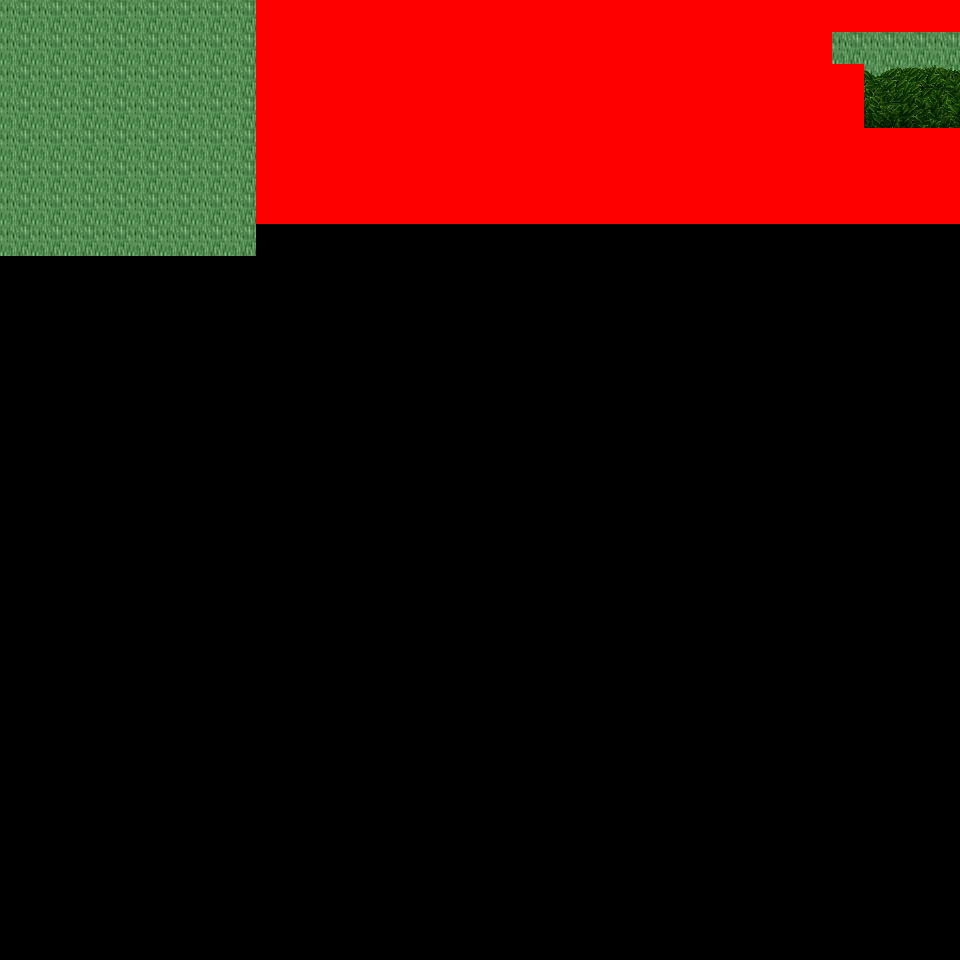

A 2D game scene composited from a Tiled map and its tileset images. What follows is a short description and the map's XML, with each tile layer's data collapsed to a summary:
An orthogonal 30x30 tile map with 32x32 px tiles, 6 tile layers (Ground, Object, Object2, Above, ...), 24 tilesets and 2 objects (2x mapExit).

<map version="1.0" orientation="orthogonal" renderorder="right-down" width="30" height="30" tilewidth="32" tileheight="32" nextobjectid="3">
  <tileset firstgid="1" name="tileset_logic_collision" tilewidth="32" tileheight="32" tilecount="1" columns="1">
    <image source="../drawable/tileset_logic_collision.png" width="32" height="32" />
  </tileset>
  <tileset firstgid="2" name="tileset_ground_ground" tilewidth="32" tileheight="32" tilecount="33" columns="3">
    <image source="../drawable/tileset_ground_ground.png" width="96" height="352" />
  </tileset>
  <tileset firstgid="35" name="tileset_plant_tree_tree_darkgreen" tilewidth="32" tileheight="32" tilecount="88" columns="8">
    <image source="../drawable/tileset_plant_tree_tree_darkgreen.png" width="256" height="352" />
  </tileset>
  <tileset firstgid="123" name="tileset_logic_item_resources" tilewidth="32" tileheight="32" tilecount="6" columns="6">
    <image source="../drawable/tileset_logic_item_resources.png" width="192" height="32" />
  </tileset>
  <tileset firstgid="129" name="tileset_logic_creature_animal" tilewidth="32" tileheight="32" tilecount="32" columns="8">
    <image source="../drawable/tileset_logic_creature_animal.png" width="256" height="128" />
  </tileset>
  <tileset firstgid="161" name="tileset_plant_flower_daisy_blue" tilewidth="32" tileheight="32" tilecount="8" columns="2">
    <image source="../drawable/tileset_plant_flower_daisy_blue.png" width="64" height="128" />
  </tileset>
  <tileset firstgid="169" name="tileset_plant_flower_daisy_red" tilewidth="32" tileheight="32" tilecount="8" columns="2">
    <image source="../drawable/tileset_plant_flower_daisy_red.png" width="64" height="128" />
  </tileset>
  <tileset firstgid="177" name="tileset_plant_flower_daisy_white" tilewidth="32" tileheight="32" tilecount="8" columns="2">
    <image source="../drawable/tileset_plant_flower_daisy_white.png" width="64" height="128" />
  </tileset>
  <tileset firstgid="185" name="tileset_plant_flower_daisy_yellow" tilewidth="32" tileheight="32" tilecount="8" columns="2">
    <image source="../drawable/tileset_plant_flower_daisy_yellow.png" width="64" height="128" />
  </tileset>
  <tileset firstgid="193" name="tileset_building_thatched_roof_cottage2" tilewidth="32" tileheight="32" tilecount="20" columns="4">
    <image source="../drawable/tileset_building_thatched_roof_cottage2.png" width="128" height="160" />
  </tileset>
  <tileset firstgid="213" name="tileset_building_thatched_roof_cottage1" tilewidth="32" tileheight="32" tilecount="20" columns="4">
    <image source="../drawable/tileset_building_thatched_roof_cottage1.png" width="128" height="160" />
  </tileset>
  <tileset firstgid="233" name="tileset_logic_creature_elemental" tilewidth="32" tileheight="32" tilecount="16" columns="8">
    <image source="../drawable/tileset_logic_creature_elemental.png" width="256" height="64" />
  </tileset>
  <tileset firstgid="249" name="tileset_item_campfires" tilewidth="32" tileheight="32" tilecount="2" columns="2">
    <image source="../drawable/tileset_item_campfires.png" width="64" height="32" />
  </tileset>
  <tileset firstgid="251" name="tileset_furniture_light_flames" tilewidth="32" tileheight="32" tilecount="6" columns="6">
    <image source="../drawable/tileset_furniture_light_flames.png" width="192" height="32" />
  </tileset>
  <tileset firstgid="257" name="tileset_item_firewood" tilewidth="32" tileheight="32" tilecount="12" columns="3">
    <image source="../drawable/tileset_item_firewood.png" width="96" height="128" />
  </tileset>
  <tileset firstgid="269" name="tileset_plant_flower_bulbs" tilewidth="32" tileheight="32" tilecount="4" columns="1">
    <image source="../drawable/tileset_plant_flower_bulbs.png" width="32" height="128" />
  </tileset>
  <tileset firstgid="273" name="tileset_ground_grass_corners" tilewidth="32" tileheight="32" tilecount="24" columns="6">
    <image source="../drawable/tileset_ground_grass_corners.png" width="192" height="128" />
  </tileset>
  <tileset firstgid="297" name="tileset_ground_grass_edges" tilewidth="32" tileheight="32" tilecount="36" columns="12">
    <image source="../drawable/tileset_ground_grass_edges.png" width="384" height="96" />
  </tileset>
  <tileset firstgid="333" name="tileset_light_dim_yellow_light_5x5" tilewidth="32" tileheight="32" tilecount="25" columns="5">
    <image source="../drawable/tileset_light_dim_yellow_light_5x5.png" width="160" height="160" />
  </tileset>
  <tileset firstgid="358" name="tileset_plant_tree_fall_trees" tilewidth="32" tileheight="32" tilecount="40" columns="8">
    <image source="../drawable/tileset_plant_tree_fall_trees.png" width="256" height="160" />
  </tileset>
  <tileset firstgid="398" name="tileset_plant_leaves" tilewidth="32" tileheight="32" tilecount="8" columns="4">
    <image source="../drawable/tileset_plant_leaves.png" width="128" height="64" />
  </tileset>
  <tileset firstgid="406" name="tileset_ground_grass_2" tilewidth="32" tileheight="32" tilecount="21" columns="3">
    <image source="../drawable/tileset_ground_grass_2.png" width="96" height="224" />
  </tileset>
  <tileset firstgid="427" name="tileset_ground_rock_pebbles" tilewidth="32" tileheight="32" tilecount="3" columns="1">
    <image source="../drawable/tileset_ground_rock_pebbles.png" width="32" height="96" />
  </tileset>
  <tileset firstgid="430" name="tileset_logic_creature_fowl" tilewidth="32" tileheight="32" tilecount="6" columns="6">
    <image source="../drawable/tileset_logic_creature_fowl.png" width="192" height="32" />
  </tileset>
  <layer name="Ground" width="30" height="30">
    <data>[900 cells, 218 non-empty, 1 distinct tile ids]</data>
  </layer>
  <layer name="Object" width="30" height="30">
    <data>[900 cells, 90 non-empty, 12 distinct tile ids]</data>
  </layer>
  <layer name="Object2" width="30" height="30">
    <data>[900 cells, 0 non-empty, 0 distinct tile ids]</data>
  </layer>
  <layer name="Above" width="30" height="30">
    <data>[900 cells, 146 non-empty, 16 distinct tile ids]</data>
  </layer>
  <layer name="Above2" width="30" height="30">
    <data>[900 cells, 0 non-empty, 0 distinct tile ids]</data>
  </layer>
  <layer name="Walkable" width="30" height="30">
    <data>[900 cells, 144 non-empty, 1 distinct tile ids]</data>
  </layer>
  <objectgroup name="MapEvents">
    <object id="1" name="north" type="mapExit" x="0" y="0" width="256" height="32">
      <properties>
        <property name="map" value="level_0_x4_y28" />
        <property name="x" value="0" />
        <property name="y" value="28" />
      </properties>
    </object>
    <object id="2" name="west" type="mapExit" x="0" y="0" width="32" height="960">
      <properties>
        <property name="map" value="level_0_x3_y29" />
        <property name="x" value="28" />
        <property name="y" value="0" />
      </properties>
    </object>
  </objectgroup>
</map>
